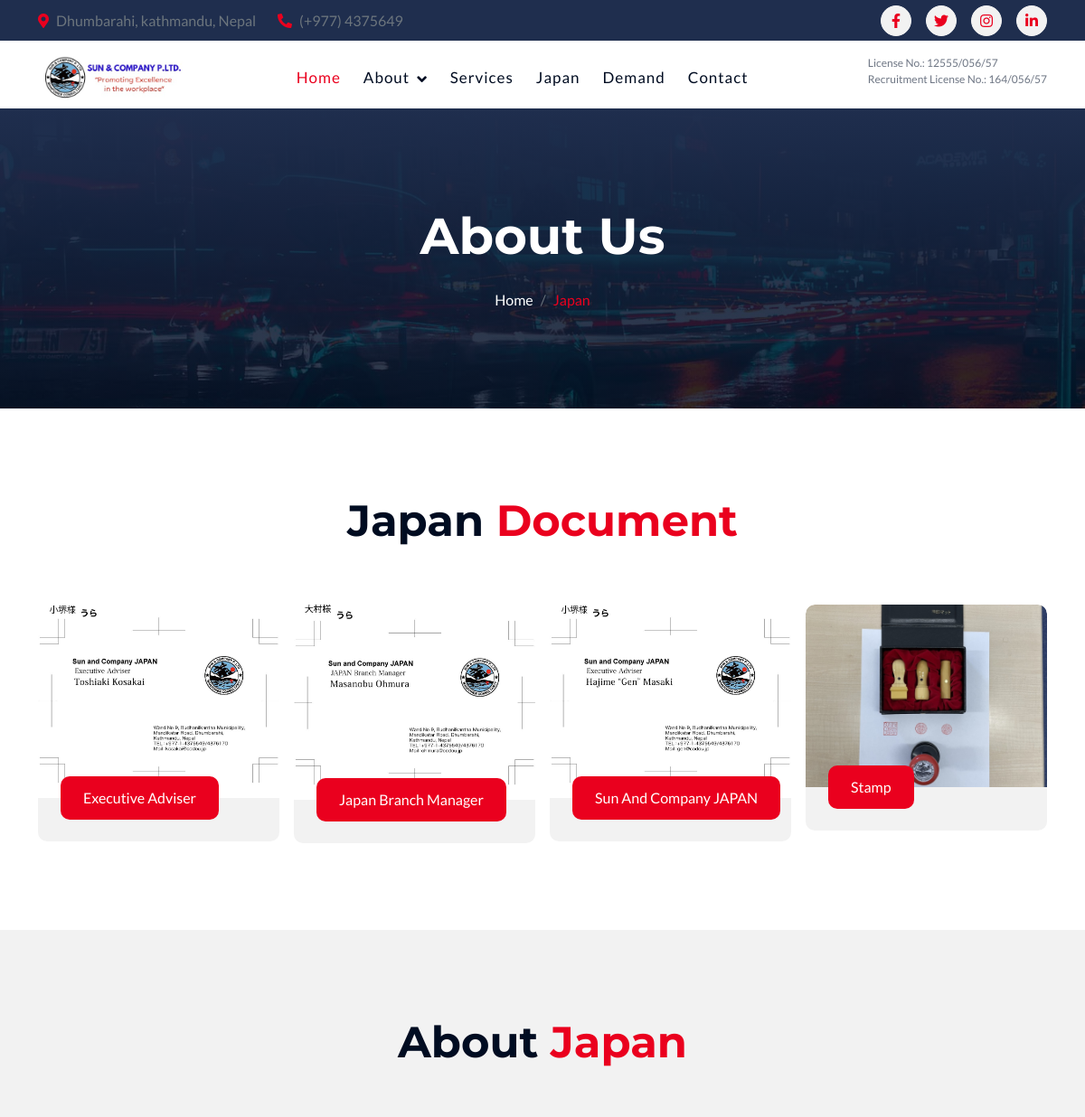
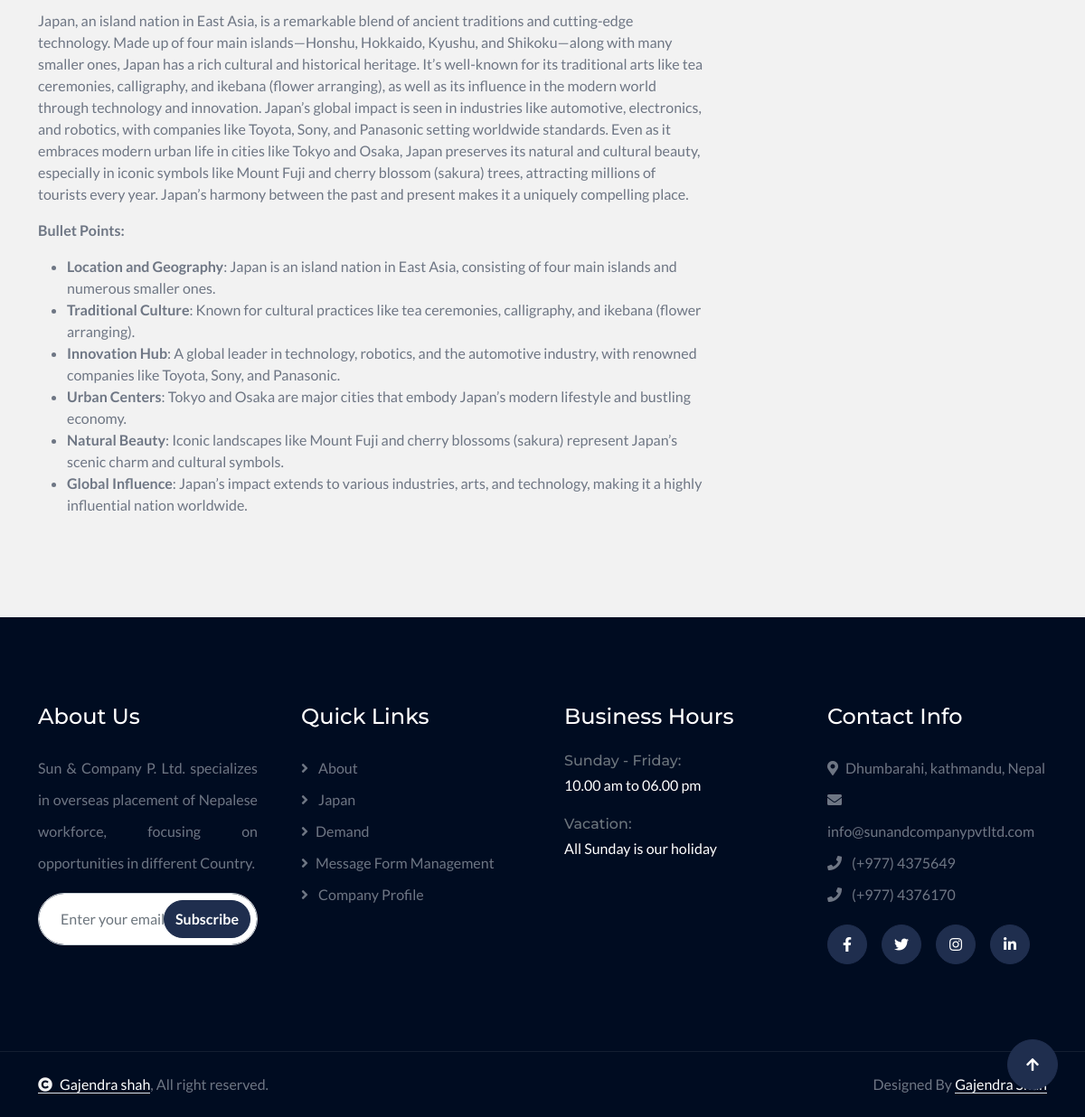
The page /japan on the database its author committed (2 pictures, top to bottom).
### mainapp/models.py (models this page shows, shortened)
class japanDocument(models.Model):
    certificationJapan = models.ImageField(upload_to='japanDoc')
    japanDocName = models.CharField(max_length=100)

class japanAbout(models.Model):
    aboutJapan = RichTextField(blank=True, null=True)
    aboutjapanImg = models.ImageField(upload_to='japanAboutimg')

### mainapp/views.py (the view)
# urls.py: path("japan", views.japan, name="japan"),
def japan(request):
    docJapan = japanDocument.objects.all()
    aboutJpn = japanAbout.objects.all()
    alldata = {'docJapan': docJapan, 'aboutJpn': aboutJpn}
    return render(request, "japan.html", alldata  )

### templates/japan.html (shortened to what this page needs)
{% load static %}
{% include "header.html" %}
<div class="container-fluid bg-breadcrumb">
    <div class="container text-center py-5" style="max-width: 900px;">
        <h4 class="text-white display-4 mb-4 wow fadeInDown" data-wow-delay="0.1s">About Us</h4>
        <ol class="breadcrumb d-flex justify-content-center mb-0 wow fadeInDown" data-wow-delay="0.3s">
            <li class="breadcrumb-item"><a href="{% url 'index' %}">Home</a></li>
            <li class="breadcrumb-item active text-primary">Japan</li>
        </ol>
    </div>
</div>
<div class="container-fluid blog py-5">
    <div class="container py-5">
        <div class="text-center mx-auto pb-5 wow fadeInUp" data-wow-delay="0.1s" style="max-width: 800px;">
            <h1 class="display-5 text-capitalize mb-3">Japan<span class="text-primary"> Document</span></h1>
        </div>
        <div class="row g-3">
            {% for ddtl in docJapan  %}
            <div class="col-lg-3 wow fadeInUp" data-wow-delay="0.1s">
                <div class="blog-item">
                    <div class="blog-img">
                        <img src="{{ ddtl.certificationJapan.url }}" class="img-fluid rounded-top w-100" alt="Image">
                    </div>
                    <div class="blog-content rounded-bottom p-4">
                        <div class="blog-date">{{ ddtl.japanDocName }}</div>
                    </div>
                </div>
            </div>
            {% endfor %}
        </div>
    </div>
</div>
<div class="container-fluid feature py-5">
    <div class="container py-5">
        <div class="text-center mx-auto pb-5 wow fadeInUp" data-wow-delay="0.1s" style="max-width: 800px;">
            <h1 class="display-5 text-capitalize mb-3">About <span class="text-primary">Japan</span></h1>
        </div>
        <div class="row g-4 align-items-center">
            {% for abc in aboutJpn %}
            <div class="col-8 ">
                {{ abc.aboutJapan | safe}}
            </div>
            <div class="col-4">
            </div>
            {% endfor %}
        </div>
    </div>
</div>
{% include "footer.html" %}

### static/css/style.css (style rules this page uses)
.bg-breadcrumb { position: relative; overflow: hidden; background: linear-gradient(rgba(31, 46, 78, 1), rgba(0, 12, 33, 0.8)), url(../img/fact-bg.jpg); background-position: center top; background-repeat: no-repeat; background-size: cover; padding: 60px 0 60px 0; transition: 0.5s; }
.bg-breadcrumb .breadcrumb { position: relative; }
.bg-breadcrumb .breadcrumb .breadcrumb-item a { color: var(--bs-white); }
.feature { background: var(--bs-light); }
.blog .blog-item { border-radius: 10px; transition: 0.5s; }
.blog .blog-item .blog-img { position: relative; overflow: hidden; border-top-left-radius: 10px; border-top-right-radius: 10px; }
.blog .blog-item .blog-img::after { content: ""; position: absolute; width: 100%; height: 0; bottom: 0; left: 0; background: rgba(255, 255, 255, 0.3); transition: 0.5s; }
.blog .blog-item .blog-img img { transition: 0.5s; }
.blog .blog-item .blog-content { position: relative; background: var(--bs-light); }
.blog .blog-item .blog-content .blog-date { position: absolute; top: 0; left: 25px; transform: translateY(-50%); padding: 12px 25px; border-radius: 10px; color: var(--bs-white); background: var(--bs-primary); }

### rows shown on the page
japanDocument: certificationJapan (picture), japanDocName "Executive Adviser"
japanDocument: certificationJapan (picture), japanDocName "Japan Branch Manager"
japanDocument: certificationJapan (picture), japanDocName "Sun And Company JAPAN"
japanDocument: certificationJapan (picture), japanDocName "Stamp"
japanAbout: aboutJapan "Japan, an island nation in East Asia, is a remarkable blend of ancient traditions and cutting-edge technology. Made up of four main islands—Honshu, Hokkaido, Kyushu, and Shikoku—along with many smaller ones, Japan has a rich cultural and historical heritage. It’s well-known for its traditional arts like tea ceremonies, calligraphy, and ikebana (flower arranging), as well as its influence in the modern world through technology and innovation. Japan’s global impact is seen in industries like automotive, electronics, and robotics, with companies like Toyota, Sony, and Panasonic setting worldwide standards. Even as it embraces modern urban life in cities like Tokyo and Osaka, Japan preserves…"
